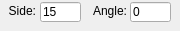
           <widget class="QWidget" name="pageSpFHexagon">
            <widget class="QLabel" name="label_76">
             <property name="geometry">
              <rect>
               <x>-4</x>
               <y>3</y>
               <width>40</width>
               <height>16</height>
              </rect>
             </property>
             <property name="text">
              <string>Side:</string>
             </property>
             <property name="alignment">
              <set>Qt::AlignRight|Qt::AlignTrailing|Qt::AlignVCenter</set>
             </property>
            </widget>
            <widget class="QLineEdit" name="ledSpFside">
             <property name="geometry">
              <rect>
               <x>40</x>
               <y>2</y>
               <width>41</width>
               <height>20</height>
              </rect>
             </property>
             <property name="text">
              <string>15</string>
             </property>
            </widget>
            <widget class="QLabel" name="label_77">
             <property name="geometry">
              <rect>
               <x>77</x>
               <y>3</y>
               <width>50</width>
               <height>16</height>
              </rect>
             </property>
             <property name="text">
              <string>Angle:</string>
             </property>
             <property name="alignment">
              <set>Qt::AlignRight|Qt::AlignTrailing|Qt::AlignVCenter</set>
             </property>
            </widget>
            <widget class="QLineEdit" name="ledSpFangle">
             <property name="geometry">
              <rect>
               <x>130</x>
               <y>2</y>
               <width>41</width>
               <height>20</height>
              </rect>
             </property>
             <property name="text">
              <string>0</string>
             </property>
            </widget>
            <zorder>label_76</zorder>
            <zorder>label_77</zorder>
            <zorder>ledSpFside</zorder>
            <zorder>ledSpFangle</zorder>
           </widget>
